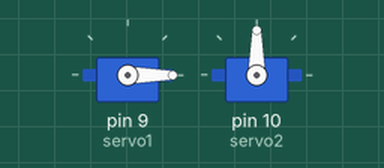
A sketch run on a simulated Arduino Uno, built with avr-gcc and run on an emulated ATmega328P. On the bench: 2 × servo. What the sketch prints to the serial monitor is not drawn.

Above: at 0.15 s.
At 9.93 s:
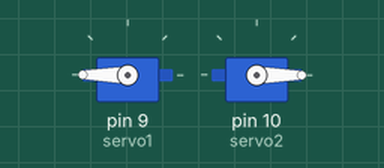
At 19.8 s:
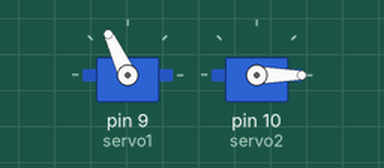
At 39.55 s:
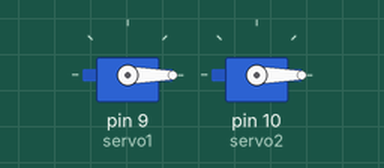
Timing chart, 0 to 40.0 s (numbered marks = the images above):
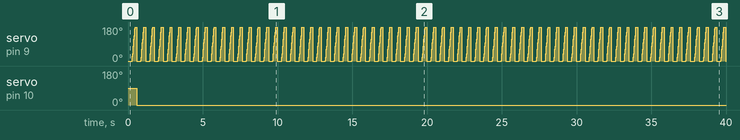

Measured:
- by itself, servo on pin 9 (servo1): ramps from 0° to 180° and jumps back, once every 0.59 s
- by itself, servo on pin 10 (servo2): 90° → 0° at 0.57 s

The sketch:

Servo.ino
```cpp
#include <AFMotor.h>

#include <Servo.h>

int i, j;

Servo servo1;

Servo servo2;

void setup() {

    Serial.begin(9600);           // mở cổng monitor 9600 bps

    Serial.println("Test servo!");

    servo1.attach(9);     // Khai báo chân servo

    servo2.attach(10);    // Khai báo chân servo

}

void loop() {

    for (i=255; i!=0; i--) {
        servo1.write(i-255);
        delay(1);
    }
    for (i=0; i<255; i++) {   // chạy từ 0 đến 255 giá trị
        servo1.write(i);
        delay(1); // đợi 3 mili dây
    }

    for (j=0; j<255; j++) {   // chạy từ 0 đến 255 giá trị

        servo2.write(j);

        delay(0.1); // đợi 3 mili dây
    }

    for (j=255; j!=0; j--) {
        servo2.write(j-255);
        delay(0.1);
    }
}
```
